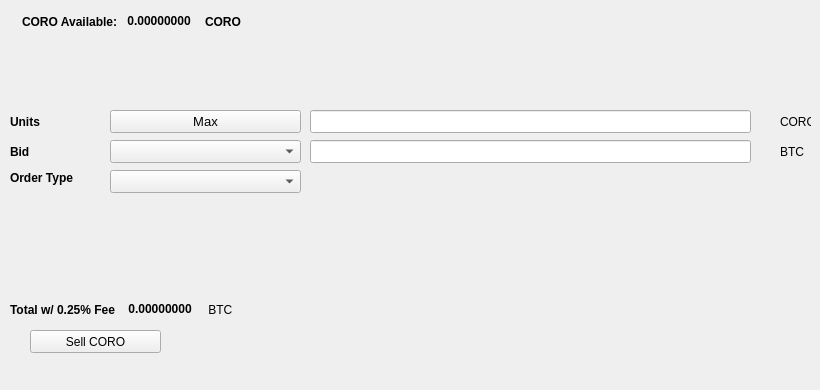
   <widget class="QWidget" name="SellTab">
    <attribute name="title">
     <string>Sell</string>
    </attribute>
    <widget class="QLabel" name="label_16">
     <property name="geometry">
      <rect>
       <x>780</x>
       <y>140</y>
       <width>31</width>
       <height>23</height>
      </rect>
     </property>
     <property name="text">
      <string>BTC</string>
     </property>
    </widget>
    <widget class="QComboBox" name="SellBidcomboBox">
     <property name="geometry">
      <rect>
       <x>110</x>
       <y>140</y>
       <width>191</width>
       <height>23</height>
      </rect>
     </property>
     <property name="font">
      <font>
       <pointsize>10</pointsize>
      </font>
     </property>
    </widget>
    <widget class="QLabel" name="label_18">
     <property name="geometry">
      <rect>
       <x>10</x>
       <y>110</y>
       <width>46</width>
       <height>23</height>
      </rect>
     </property>
     <property name="font">
      <font>
       <weight>75</weight>
       <bold>true</bold>
      </font>
     </property>
     <property name="text">
      <string>Units</string>
     </property>
    </widget>
    <widget class="QPushButton" name="Sell_Max_Amount">
     <property name="geometry">
      <rect>
       <x>110</x>
       <y>110</y>
       <width>191</width>
       <height>23</height>
      </rect>
     </property>
     <property name="font">
      <font>
       <pointsize>10</pointsize>
      </font>
     </property>
     <property name="text">
      <string>Max</string>
     </property>
    </widget>
    <widget class="QLabel" name="label_20">
     <property name="geometry">
      <rect>
       <x>10</x>
       <y>170</y>
       <width>91</width>
       <height>16</height>
      </rect>
     </property>
     <property name="font">
      <font>
       <weight>75</weight>
       <bold>true</bold>
      </font>
     </property>
     <property name="text">
      <string>Order Type</string>
     </property>
    </widget>
    <widget class="QComboBox" name="SellOrdertypeCombo">
     <property name="geometry">
      <rect>
       <x>110</x>
       <y>170</y>
       <width>191</width>
       <height>23</height>
      </rect>
     </property>
     <property name="font">
      <font>
       <pointsize>10</pointsize>
      </font>
     </property>
    </widget>
    <widget class="QLabel" name="label_21">
     <property name="geometry">
      <rect>
       <x>10</x>
       <y>140</y>
       <width>46</width>
       <height>23</height>
      </rect>
     </property>
     <property name="font">
      <font>
       <weight>75</weight>
       <bold>true</bold>
      </font>
     </property>
     <property name="text">
      <string>Bid</string>
     </property>
    </widget>
    <widget class="QLabel" name="label_22">
     <property name="geometry">
      <rect>
       <x>780</x>
       <y>110</y>
       <width>31</width>
       <height>23</height>
      </rect>
     </property>
     <property name="text">
      <string>CORO</string>
     </property>
    </widget>
    <widget class="QLineEdit" name="UnitsInputCORO">
     <property name="geometry">
      <rect>
       <x>310</x>
       <y>110</y>
       <width>441</width>
       <height>23</height>
      </rect>
     </property>
     <property name="font">
      <font>
       <pointsize>9</pointsize>
       <weight>75</weight>
       <bold>true</bold>
      </font>
     </property>
    </widget>
    <widget class="QLineEdit" name="SellBidPriceEdit">
     <property name="geometry">
      <rect>
       <x>310</x>
       <y>140</y>
       <width>441</width>
       <height>23</height>
      </rect>
     </property>
     <property name="font">
      <font>
       <pointsize>9</pointsize>
       <weight>75</weight>
       <bold>true</bold>
      </font>
     </property>
    </widget>
    <widget class="QPushButton" name="SellCOROBTN">
     <property name="geometry">
      <rect>
       <x>30</x>
       <y>330</y>
       <width>131</width>
       <height>23</height>
      </rect>
     </property>
     <property name="text">
      <string>Sell CORO</string>
     </property>
     <property name="icon">
      <iconset resource="../coronaathome">
       <normaloff>:/icons/bitcoin</normaloff>:/icons/bitcoin</iconset>
     </property>
    </widget>
    <widget class="QWidget" name="layoutWidget3">
     <property name="geometry">
      <rect>
       <x>22</x>
       <y>12</y>
       <width>258</width>
       <height>19</height>
      </rect>
     </property>
     <layout class="QHBoxLayout" name="horizontalLayout">
      <item>
       <widget class="QLabel" name="label232_2">
        <property name="font">
         <font>
          <weight>75</weight>
          <bold>true</bold>
         </font>
        </property>
        <property name="text">
         <string>CORO Available:</string>
        </property>
       </widget>
      </item>
      <item>
       <widget class="QLabel" name="COROAvailableLabel">
        <property name="palette">
         <palette>
          <active>
           <colorrole role="WindowText">
            <brush brushstyle="SolidPattern">
             <color alpha="255">
              <red>0</red>
              <green>0</green>
              <blue>0</blue>
             </color>
            </brush>
           </colorrole>
           <colorrole role="Button">
            <brush brushstyle="SolidPattern">
             <color alpha="255">
              <red>0</red>
              <green>170</green>
              <blue>0</blue>
             </color>
            </brush>
           </colorrole>
           <colorrole role="Light">
            <brush brushstyle="SolidPattern">
             <color alpha="255">
              <red>0</red>
              <green>255</green>
              <blue>0</blue>
             </color>
            </brush>
           </colorrole>
           <colorrole role="Midlight">
            <brush brushstyle="SolidPattern">
             <color alpha="255">
              <red>0</red>
              <green>212</green>
              <blue>0</blue>
             </color>
            </brush>
           </colorrole>
           <colorrole role="Dark">
            <brush brushstyle="SolidPattern">
             <color alpha="255">
              <red>0</red>
              <green>85</green>
              <blue>0</blue>
             </color>
            </brush>
           </colorrole>
           <colorrole role="Mid">
            <brush brushstyle="SolidPattern">
             <color alpha="255">
              <red>0</red>
              <green>113</green>
              <blue>0</blue>
             </color>
            </brush>
           </colorrole>
           <colorrole role="Text">
            <brush brushstyle="SolidPattern">
             <color alpha="255">
              <red>0</red>
              <green>170</green>
              <blue>0</blue>
             </color>
            </brush>
           </colorrole>
           <colorrole role="BrightText">
            <brush brushstyle="SolidPattern">
             <color alpha="255">
              <red>255</red>
              <green>255</green>
              <blue>255</blue>
             </color>
            </brush>
           </colorrole>
           <colorrole role="ButtonText">
            <brush brushstyle="SolidPattern">
             <color alpha="255">
              <red>0</red>
              <green>0</green>
              <blue>0</blue>
             </color>
            </brush>
           </colorrole>
           <colorrole role="Base">
            <brush brushstyle="SolidPattern">
             <color alpha="255">
              <red>255</red>
              <green>255</green>
              <blue>255</blue>
             </color>
            </brush>
           </colorrole>
           <colorrole role="Window">
            <brush brushstyle="SolidPattern">
             <color alpha="255">
              <red>0</red>
              <green>170</green>
              <blue>0</blue>
             </color>
            </brush>
           </colorrole>
           <colorrole role="Shadow">
            <brush brushstyle="SolidPattern">
             <color alpha="255">
              <red>0</red>
              <green>0</green>
              <blue>0</blue>
             </color>
            </brush>
           </colorrole>
           <colorrole role="AlternateBase">
            <brush brushstyle="SolidPattern">
             <color alpha="255">
              <red>127</red>
              <green>212</green>
              <blue>127</blue>
             </color>
            </brush>
           </colorrole>
           <colorrole role="ToolTipBase">
            <brush brushstyle="SolidPattern">
             <color alpha="255">
              <red>255</red>
              <green>255</green>
              <blue>220</blue>
             </color>
            </brush>
           </colorrole>
           <colorrole role="ToolTipText">
            <brush brushstyle="SolidPattern">
             <color alpha="255">
              <red>0</red>
              <green>0</green>
              <blue>0</blue>
             </color>
            </brush>
           </colorrole>
          </active>
          <inactive>
           <colorrole role="WindowText">
            <brush brushstyle="SolidPattern">
             <color alpha="255">
              <red>0</red>
              <green>0</green>
              <blue>0</blue>
             </color>
            </brush>
           </colorrole>
           <colorrole role="Button">
            <brush brushstyle="SolidPattern">
             <color alpha="255">
              <red>0</red>
              <green>170</green>
              <blue>0</blue>
             </color>
            </brush>
           </colorrole>
           <colorrole role="Light">
            <brush brushstyle="SolidPattern">
             <color alpha="255">
              <red>0</red>
              <green>255</green>
              <blue>0</blue>
             </color>
            </brush>
           </colorrole>
           <colorrole role="Midlight">
            <brush brushstyle="SolidPattern">
             <color alpha="255">
              <red>0</red>
              <green>212</green>
              <blue>0</blue>
             </color>
            </brush>
           </colorrole>
           <colorrole role="Dark">
            <brush brushstyle="SolidPattern">
             <color alpha="255">
              <red>0</red>
              <green>85</green>
              <blue>0</blue>
             </color>
            </brush>
           </colorrole>
           <colorrole role="Mid">
            <brush brushstyle="SolidPattern">
             <color alpha="255">
              <red>0</red>
              <green>113</green>
              <blue>0</blue>
             </color>
            </brush>
           </colorrole>
           <colorrole role="Text">
            <brush brushstyle="SolidPattern">
             <color alpha="255">
              <red>0</red>
              <green>170</green>
              <blue>0</blue>
             </color>
            </brush>
           </colorrole>
           <colorrole role="BrightText">
            <brush brushstyle="SolidPattern">
             <color alpha="255">
              <red>255</red>
              <green>255</green>
              <blue>255</blue>
             </color>
            </brush>
           </colorrole>
           <colorrole role="ButtonText">
            <brush brushstyle="SolidPattern">
             <color alpha="255">
              <red>0</red>
              <green>0</green>
              <blue>0</blue>
             </color>
            </brush>
           </colorrole>
           <colorrole role="Base">
            <brush brushstyle="SolidPattern">
             <color alpha="255">
              <red>255</red>
              <green>255</green>
              <blue>255</blue>
             </color>
            </brush>
           </colorrole>
           <colorrole role="Window">
            <brush brushstyle="SolidPattern">
             <color alpha="255">
              <red>0</red>
              <green>170</green>
              <blue>0</blue>
             </color>
            </brush>
           </colorrole>
           <colorrole role="Shadow">
            <brush brushstyle="SolidPattern">
             <color alpha="255">
              <red>0</red>
              <green>0</green>
              <blue>0</blue>
             </color>
            </brush>
           </colorrole>
           <colorrole role="AlternateBase">
            <brush brushstyle="SolidPattern">
             <color alpha="255">
              <red>127</red>
              <green>212</green>
              <blue>127</blue>
             </color>
            </brush>
           </colorrole>
           <colorrole role="ToolTipBase">
            <brush brushstyle="SolidPattern">
             <color alpha="255">
              <red>255</red>
              <green>255</green>
              <blue>220</blue>
             </color>
            </brush>
           </colorrole>
           <colorrole role="ToolTipText">
            <brush brushstyle="SolidPattern">
             <color alpha="255">
              <red>0</red>
              <green>0</green>
              <blue>0</blue>
             </color>
            </brush>
           </colorrole>
          </inactive>
          <disabled>
           <colorrole role="WindowText">
            <brush brushstyle="SolidPattern">
             <color alpha="255">
              <red>0</red>
              <green>85</green>
              <blue>0</blue>
             </color>
            </brush>
           </colorrole>
           <colorrole role="Button">
            <brush brushstyle="SolidPattern">
             <color alpha="255">
              <red>0</red>
              <green>170</green>
              <blue>0</blue>
             </color>
            </brush>
           </colorrole>
           <colorrole role="Light">
            <brush brushstyle="SolidPattern">
             <color alpha="255">
              <red>0</red>
              <green>255</green>
              <blue>0</blue>
             </color>
            </brush>
           </colorrole>
           <colorrole role="Midlight">
            <brush brushstyle="SolidPattern">
             <color alpha="255">
              <red>0</red>
              <green>212</green>
              <blue>0</blue>
             </color>
            </brush>
           </colorrole>
           <colorrole role="Dark">
            <brush brushstyle="SolidPattern">
             <color alpha="255">
              <red>0</red>
              <green>85</green>
              <blue>0</blue>
             </color>
            </brush>
           </colorrole>
           <colorrole role="Mid">
            <brush brushstyle="SolidPattern">
             <color alpha="255">
              <red>0</red>
              <green>113</green>
              <blue>0</blue>
             </color>
            </brush>
           </colorrole>
           <colorrole role="Text">
            <brush brushstyle="SolidPattern">
             <color alpha="255">
              <red>0</red>
              <green>85</green>
              <blue>0</blue>
             </color>
            </brush>
           </colorrole>
           <colorrole role="BrightText">
            <brush brushstyle="SolidPattern">
             <color alpha="255">
              <red>255</red>
              <green>255</green>
              <blue>255</blue>
             </color>
            </brush>
           </colorrole>
           <colorrole role="ButtonText">
            <brush brushstyle="SolidPattern">
             <color alpha="255">
              <red>0</red>
              <green>85</green>
              <blue>0</blue>
             </color>
            </brush>
           </colorrole>
           <colorrole role="Base">
            <brush brushstyle="SolidPattern">
             <color alpha="255">
              <red>0</red>
              <green>170</green>
              <blue>0</blue>
             </color>
            </brush>
           </colorrole>
           <colorrole role="Window">
            <brush brushstyle="SolidPattern">
             <color alpha="255">
              <red>0</red>
              <green>170</green>
              <blue>0</blue>
             </color>
            </brush>
           </colorrole>
           <colorrole role="Shadow">
            <brush brushstyle="SolidPattern">
             <color alpha="255">
              <red>0</red>
              <green>0</green>
              <blue>0</blue>
             </color>
            </brush>
           </colorrole>
           <colorrole role="AlternateBase">
            <brush brushstyle="SolidPattern">
             <color alpha="255">
              <red>0</red>
              <green>170</green>
              <blue>0</blue>
             </color>
            </brush>
           </colorrole>
           <colorrole role="ToolTipBase">
            <brush brushstyle="SolidPattern">
             <color alpha="255">
              <red>255</red>
              <green>255</green>
              <blue>220</blue>
             </color>
            </brush>
           </colorrole>
           <colorrole role="ToolTipText">
            <brush brushstyle="SolidPattern">
             <color alpha="255">
              <red>0</red>
              <green>0</green>
              <blue>0</blue>
             </color>
            </brush>
           </colorrole>
          </disabled>
         </palette>
        </property>
        <property name="font">
         <font>
          <weight>75</weight>
          <bold>true</bold>
         </font>
        </property>
        <property name="text">
         <string> 0.00000000 </string>
        </property>
        <property name="textInteractionFlags">
         <set>Qt::LinksAccessibleByMouse|Qt::TextSelectableByKeyboard|Qt::TextSelectableByMouse</set>
        </property>
       </widget>
      </item>
      <item>
       <widget class="QLabel" name="labelCORO">
        <property name="font">
         <font>
          <weight>75</weight>
          <bold>true</bold>
         </font>
        </property>
        <property name="text">
         <string>CORO</string>
        </property>
       </widget>
      </item>
     </layout>
    </widget>
    <widget class="QWidget" name="layoutWidget">
     <property name="geometry">
      <rect>
       <x>10</x>
       <y>300</y>
       <width>268</width>
       <height>19</height>
      </rect>
     </property>
     <layout class="QHBoxLayout" name="horizontalLayout_2">
      <item>
       <widget class="QLabel" name="label_19">
        <property name="font">
         <font>
          <weight>75</weight>
          <bold>true</bold>
         </font>
        </property>
        <property name="text">
         <string>Total w/ 0.25% Fee </string>
        </property>
       </widget>
      </item>
      <item>
       <widget class="QLabel" name="SellCostLabel">
        <property name="palette">
         <palette>
          <active>
           <colorrole role="WindowText">
            <brush brushstyle="SolidPattern">
             <color alpha="255">
              <red>0</red>
              <green>0</green>
              <blue>0</blue>
             </color>
            </brush>
           </colorrole>
           <colorrole role="Button">
            <brush brushstyle="SolidPattern">
             <color alpha="255">
              <red>0</red>
              <green>170</green>
              <blue>0</blue>
             </color>
            </brush>
           </colorrole>
           <colorrole role="Light">
            <brush brushstyle="SolidPattern">
             <color alpha="255">
              <red>0</red>
              <green>255</green>
              <blue>0</blue>
             </color>
            </brush>
           </colorrole>
           <colorrole role="Midlight">
            <brush brushstyle="SolidPattern">
             <color alpha="255">
              <red>0</red>
              <green>212</green>
              <blue>0</blue>
             </color>
            </brush>
           </colorrole>
           <colorrole role="Dark">
            <brush brushstyle="SolidPattern">
             <color alpha="255">
              <red>0</red>
              <green>85</green>
              <blue>0</blue>
             </color>
            </brush>
           </colorrole>
           <colorrole role="Mid">
            <brush brushstyle="SolidPattern">
             <color alpha="255">
              <red>0</red>
              <green>113</green>
              <blue>0</blue>
             </color>
            </brush>
           </colorrole>
           <colorrole role="Text">
            <brush brushstyle="SolidPattern">
             <color alpha="255">
              <red>0</red>
              <green>170</green>
              <blue>0</blue>
             </color>
            </brush>
           </colorrole>
           <colorrole role="BrightText">
            <brush brushstyle="SolidPattern">
             <color alpha="255">
              <red>255</red>
              <green>255</green>
              <blue>255</blue>
             </color>
            </brush>
           </colorrole>
           <colorrole role="ButtonText">
            <brush brushstyle="SolidPattern">
             <color alpha="255">
              <red>0</red>
              <green>0</green>
              <blue>0</blue>
             </color>
            </brush>
           </colorrole>
           <colorrole role="Base">
            <brush brushstyle="SolidPattern">
             <color alpha="255">
              <red>255</red>
              <green>255</green>
              <blue>255</blue>
             </color>
            </brush>
           </colorrole>
           <colorrole role="Window">
            <brush brushstyle="SolidPattern">
             <color alpha="255">
              <red>0</red>
              <green>170</green>
              <blue>0</blue>
             </color>
            </brush>
           </colorrole>
           <colorrole role="Shadow">
            <brush brushstyle="SolidPattern">
             <color alpha="255">
              <red>0</red>
              <green>0</green>
              <blue>0</blue>
             </color>
            </brush>
           </colorrole>
           <colorrole role="AlternateBase">
            <brush brushstyle="SolidPattern">
             <color alpha="255">
              <red>127</red>
              <green>212</green>
              <blue>127</blue>
             </color>
            </brush>
           </colorrole>
           <colorrole role="ToolTipBase">
            <brush brushstyle="SolidPattern">
             <color alpha="255">
              <red>255</red>
              <green>255</green>
              <blue>220</blue>
             </color>
            </brush>
           </colorrole>
           <colorrole role="ToolTipText">
            <brush brushstyle="SolidPattern">
             <color alpha="255">
              <red>0</red>
              <green>0</green>
              <blue>0</blue>
             </color>
            </brush>
           </colorrole>
          </active>
          <inactive>
           <colorrole role="WindowText">
            <brush brushstyle="SolidPattern">
             <color alpha="255">
              <red>0</red>
              <green>0</green>
              <blue>0</blue>
             </color>
            </brush>
           </colorrole>
           <colorrole role="Button">
            <brush brushstyle="SolidPattern">
             <color alpha="255">
              <red>0</red>
              <green>170</green>
              <blue>0</blue>
             </color>
            </brush>
           </colorrole>
           <colorrole role="Light">
            <brush brushstyle="SolidPattern">
             <color alpha="255">
              <red>0</red>
              <green>255</green>
              <blue>0</blue>
             </color>
            </brush>
           </colorrole>
           <colorrole role="Midlight">
            <brush brushstyle="SolidPattern">
             <color alpha="255">
              <red>0</red>
              <green>212</green>
              <blue>0</blue>
             </color>
            </brush>
           </colorrole>
           <colorrole role="Dark">
            <brush brushstyle="SolidPattern">
             <color alpha="255">
              <red>0</red>
              <green>85</green>
              <blue>0</blue>
             </color>
            </brush>
           </colorrole>
           <colorrole role="Mid">
            <brush brushstyle="SolidPattern">
             <color alpha="255">
              <red>0</red>
              <green>113</green>
              <blue>0</blue>
             </color>
            </brush>
           </colorrole>
           <colorrole role="Text">
            <brush brushstyle="SolidPattern">
             <color alpha="255">
              <red>0</red>
              <green>170</green>
              <blue>0</blue>
             </color>
            </brush>
           </colorrole>
           <colorrole role="BrightText">
            <brush brushstyle="SolidPattern">
             <color alpha="255">
              <red>255</red>
              <green>255</green>
              <blue>255</blue>
             </color>
            </brush>
           </colorrole>
           <colorrole role="ButtonText">
            <brush brushstyle="SolidPattern">
             <color alpha="255">
              <red>0</red>
              <green>0</green>
              <blue>0</blue>
             </color>
            </brush>
           </colorrole>
           <colorrole role="Base">
            <brush brushstyle="SolidPattern">
             <color alpha="255">
              <red>255</red>
              <green>255</green>
              <blue>255</blue>
             </color>
            </brush>
           </colorrole>
           <colorrole role="Window">
            <brush brushstyle="SolidPattern">
             <color alpha="255">
              <red>0</red>
              <green>170</green>
              <blue>0</blue>
             </color>
            </brush>
           </colorrole>
           <colorrole role="Shadow">
            <brush brushstyle="SolidPattern">
             <color alpha="255">
              <red>0</red>
              <green>0</green>
              <blue>0</blue>
             </color>
            </brush>
           </colorrole>
           <colorrole role="AlternateBase">
            <brush brushstyle="SolidPattern">
             <color alpha="255">
              <red>127</red>
              <green>212</green>
              <blue>127</blue>
             </color>
            </brush>
           </colorrole>
           <colorrole role="ToolTipBase">
            <brush brushstyle="SolidPattern">
             <color alpha="255">
              <red>255</red>
              <green>255</green>
              <blue>220</blue>
             </color>
            </brush>
           </colorrole>
           <colorrole role="ToolTipText">
            <brush brushstyle="SolidPattern">
             <color alpha="255">
              <red>0</red>
              <green>0</green>
              <blue>0</blue>
             </color>
            </brush>
           </colorrole>
          </inactive>
          <disabled>
           <colorrole role="WindowText">
            <brush brushstyle="SolidPattern">
             <color alpha="255">
              <red>0</red>
              <green>85</green>
              <blue>0</blue>
             </color>
            </brush>
           </colorrole>
           <colorrole role="Button">
            <brush brushstyle="SolidPattern">
             <color alpha="255">
              <red>0</red>
              <green>170</green>
              <blue>0</blue>
             </color>
            </brush>
           </colorrole>
           <colorrole role="Light">
            <brush brushstyle="SolidPattern">
             <color alpha="255">
              <red>0</red>
              <green>255</green>
              <blue>0</blue>
             </color>
            </brush>
           </colorrole>
           <colorrole role="Midlight">
            <brush brushstyle="SolidPattern">
             <color alpha="255">
              <red>0</red>
              <green>212</green>
              <blue>0</blue>
             </color>
            </brush>
           </colorrole>
           <colorrole role="Dark">
            <brush brushstyle="SolidPattern">
             <color alpha="255">
              <red>0</red>
              <green>85</green>
              <blue>0</blue>
             </color>
            </brush>
           </colorrole>
           <colorrole role="Mid">
            <brush brushstyle="SolidPattern">
             <color alpha="255">
              <red>0</red>
              <green>113</green>
              <blue>0</blue>
             </color>
            </brush>
           </colorrole>
           <colorrole role="Text">
            <brush brushstyle="SolidPattern">
             <color alpha="255">
              <red>0</red>
              <green>85</green>
              <blue>0</blue>
             </color>
            </brush>
           </colorrole>
           <colorrole role="BrightText">
            <brush brushstyle="SolidPattern">
             <color alpha="255">
              <red>255</red>
              <green>255</green>
              <blue>255</blue>
             </color>
            </brush>
           </colorrole>
           <colorrole role="ButtonText">
            <brush brushstyle="SolidPattern">
             <color alpha="255">
              <red>0</red>
              <green>85</green>
              <blue>0</blue>
             </color>
            </brush>
           </colorrole>
           <colorrole role="Base">
            <brush brushstyle="SolidPattern">
             <color alpha="255">
              <red>0</red>
              <green>170</green>
              <blue>0</blue>
             </color>
            </brush>
           </colorrole>
           <colorrole role="Window">
            <brush brushstyle="SolidPattern">
             <color alpha="255">
              <red>0</red>
              <green>170</green>
              <blue>0</blue>
             </color>
            </brush>
           </colorrole>
           <colorrole role="Shadow">
            <brush brushstyle="SolidPattern">
             <color alpha="255">
              <red>0</red>
              <green>0</green>
              <blue>0</blue>
             </color>
            </brush>
           </colorrole>
           <colorrole role="AlternateBase">
            <brush brushstyle="SolidPattern">
             <color alpha="255">
              <red>0</red>
              <green>170</green>
              <blue>0</blue>
             </color>
            </brush>
           </colorrole>
           <colorrole role="ToolTipBase">
            <brush brushstyle="SolidPattern">
             <color alpha="255">
              <red>255</red>
              <green>255</green>
              <blue>220</blue>
             </color>
            </brush>
           </colorrole>
           <colorrole role="ToolTipText">
            <brush brushstyle="SolidPattern">
             <color alpha="255">
              <red>0</red>
              <green>0</green>
              <blue>0</blue>
             </color>
            </brush>
           </colorrole>
          </disabled>
         </palette>
        </property>
        <property name="font">
         <font>
          <weight>75</weight>
          <bold>true</bold>
         </font>
        </property>
        <property name="autoFillBackground">
         <bool>false</bool>
        </property>
        <property name="text">
         <string> 0.00000000</string>
        </property>
        <property name="textInteractionFlags">
         <set>Qt::LinksAccessibleByMouse|Qt::TextSelectableByMouse</set>
        </property>
       </widget>
      </item>
      <item>
       <widget class="QLabel" name="label_17">
        <property name="font">
         <font>
          <weight>50</weight>
          <bold>false</bold>
         </font>
        </property>
        <property name="text">
         <string> BTC</string>
        </property>
       </widget>
      </item>
     </layout>
    </widget>
    <widget class="QLabel" name="label_23">
     <property name="geometry">
      <rect>
       <x>460</x>
       <y>300</y>
       <width>281</width>
       <height>81</height>
      </rect>
     </property>
     <property name="text">
      <string/>
     </property>
     <property name="pixmap">
      <pixmap>:/images/bittrex</pixmap>
     </property>
    </widget>
   </widget>
